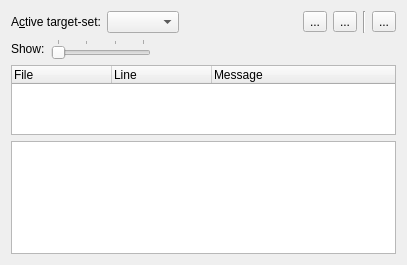
<?xml version="1.0" encoding="UTF-8"?>
<ui version="4.0">
 <class>build</class>
 <widget class="QWidget" name="build">
  <property name="geometry">
   <rect>
    <x>0</x>
    <y>0</y>
    <width>407</width>
    <height>265</height>
   </rect>
  </property>
  <layout class="QVBoxLayout" name="verticalLayout">
   <item>
    <layout class="QHBoxLayout" name="horizontalLayout_2">
     <item>
      <widget class="QLabel" name="targetLabel">
       <property name="text">
        <string>A&amp;ctive target-set:</string>
       </property>
       <property name="buddy">
        <cstring>targetCombo</cstring>
       </property>
      </widget>
     </item>
     <item>
      <widget class="QComboBox" name="targetCombo"/>
     </item>
     <item>
      <spacer name="horizontalSpacer_2">
       <property name="orientation">
        <enum>Qt::Horizontal</enum>
       </property>
       <property name="sizeHint" stdset="0">
        <size>
         <width>40</width>
         <height>20</height>
        </size>
       </property>
      </spacer>
     </item>
     <item>
      <widget class="QToolButton" name="buildButton">
       <property name="text">
        <string>...</string>
       </property>
       <property name="icon">
        <iconset theme="dialog-ok">
         <normaloff>.</normaloff>.</iconset>
       </property>
      </widget>
     </item>
     <item>
      <widget class="QToolButton" name="cancelBuildButton">
       <property name="text">
        <string>...</string>
       </property>
       <property name="icon">
        <iconset theme="edit-delete">
         <normaloff>.</normaloff>.</iconset>
       </property>
      </widget>
     </item>
     <item>
      <widget class="Line" name="line">
       <property name="orientation">
        <enum>Qt::Vertical</enum>
       </property>
      </widget>
     </item>
     <item>
      <widget class="QToolButton" name="configureButton">
       <property name="text">
        <string>...</string>
       </property>
       <property name="icon">
        <iconset theme="configure">
         <normaloff>.</normaloff>.</iconset>
       </property>
      </widget>
     </item>
    </layout>
   </item>
   <item>
    <layout class="QHBoxLayout" name="horizontalLayout">
     <item>
      <widget class="QLabel" name="showLabel">
       <property name="text">
        <string>Show:</string>
       </property>
      </widget>
     </item>
     <item>
      <widget class="QSlider" name="displayModeSlider">
       <property name="sizePolicy">
        <sizepolicy hsizetype="Fixed" vsizetype="Fixed">
         <horstretch>0</horstretch>
         <verstretch>0</verstretch>
        </sizepolicy>
       </property>
       <property name="minimumSize">
        <size>
         <width>100</width>
         <height>0</height>
        </size>
       </property>
       <property name="maximum">
        <number>3</number>
       </property>
       <property name="pageStep">
        <number>1</number>
       </property>
       <property name="orientation">
        <enum>Qt::Horizontal</enum>
       </property>
       <property name="tickPosition">
        <enum>QSlider::TicksAbove</enum>
       </property>
       <property name="tickInterval">
        <number>1</number>
       </property>
      </widget>
     </item>
     <item>
      <widget class="QLabel" name="displayModeLabel">
       <property name="text">
        <string/>
       </property>
      </widget>
     </item>
     <item>
      <spacer name="horizontalSpacer">
       <property name="orientation">
        <enum>Qt::Horizontal</enum>
       </property>
       <property name="sizeHint" stdset="0">
        <size>
         <width>40</width>
         <height>20</height>
        </size>
       </property>
      </spacer>
     </item>
     <item>
      <widget class="QLabel" name="buildStatusLabel">
       <property name="text">
        <string/>
       </property>
      </widget>
     </item>
    </layout>
   </item>
   <item>
    <widget class="QTreeWidget" name="errTreeWidget">
     <property name="sizePolicy">
      <sizepolicy hsizetype="Expanding" vsizetype="Expanding">
       <horstretch>1</horstretch>
       <verstretch>1</verstretch>
      </sizepolicy>
     </property>
     <property name="autoScroll">
      <bool>false</bool>
     </property>
     <property name="alternatingRowColors">
      <bool>true</bool>
     </property>
     <property name="rootIsDecorated">
      <bool>false</bool>
     </property>
     <property name="allColumnsShowFocus">
      <bool>true</bool>
     </property>
     <column>
      <property name="text">
       <string comment="Header for the file name column">File</string>
      </property>
     </column>
     <column>
      <property name="text">
       <string comment="Header for the line number column">Line</string>
      </property>
     </column>
     <column>
      <property name="text">
       <string comment="Header for the error message column">Message</string>
      </property>
     </column>
    </widget>
   </item>
   <item>
    <widget class="QPlainTextEdit" name="plainTextEdit">
     <property name="readOnly">
      <bool>true</bool>
     </property>
    </widget>
   </item>
  </layout>
 </widget>
 <tabstops>
  <tabstop>targetCombo</tabstop>
  <tabstop>buildButton</tabstop>
  <tabstop>cancelBuildButton</tabstop>
  <tabstop>configureButton</tabstop>
  <tabstop>displayModeSlider</tabstop>
  <tabstop>errTreeWidget</tabstop>
  <tabstop>plainTextEdit</tabstop>
 </tabstops>
 <resources/>
 <connections/>
</ui>
